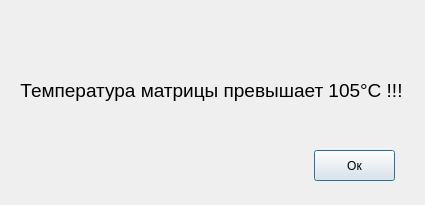
<?xml version="1.0" encoding="UTF-8"?>
<ui version="4.0">
 <class>alarmwindow</class>
 <widget class="QDialog" name="alarmwindow">
  <property name="geometry">
   <rect>
    <x>0</x>
    <y>0</y>
    <width>425</width>
    <height>205</height>
   </rect>
  </property>
  <property name="windowTitle">
   <string>Dialog</string>
  </property>
  <widget class="QPushButton" name="pushButton">
   <property name="geometry">
    <rect>
     <x>314</x>
     <y>150</y>
     <width>81</width>
     <height>31</height>
    </rect>
   </property>
   <property name="text">
    <string>Ок</string>
   </property>
  </widget>
  <widget class="QFrame" name="frame">
   <property name="geometry">
    <rect>
     <x>-10</x>
     <y>-10</y>
     <width>441</width>
     <height>221</height>
    </rect>
   </property>
   <property name="frameShape">
    <enum>QFrame::StyledPanel</enum>
   </property>
   <property name="frameShadow">
    <enum>QFrame::Raised</enum>
   </property>
   <zorder>pushButton</zorder>
  </widget>
  <widget class="QLabel" name="label">
   <property name="geometry">
    <rect>
     <x>16</x>
     <y>20</y>
     <width>391</width>
     <height>141</height>
    </rect>
   </property>
   <property name="font">
    <font>
     <pointsize>14</pointsize>
    </font>
   </property>
   <property name="text">
    <string>Температура матрицы превышает 105°C !!!</string>
   </property>
   <property name="alignment">
    <set>Qt::AlignCenter</set>
   </property>
  </widget>
 </widget>
 <resources/>
 <connections/>
</ui>
